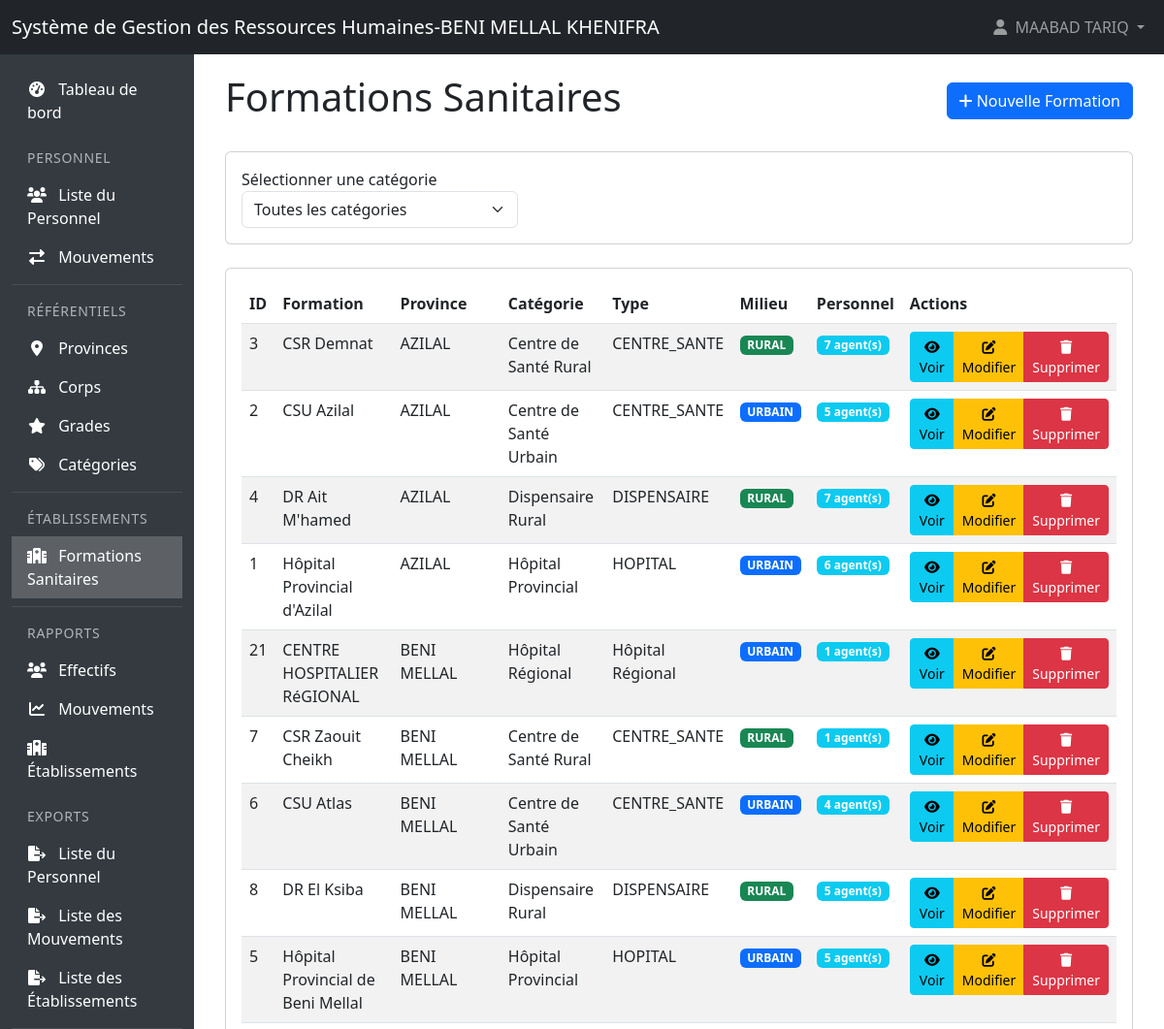
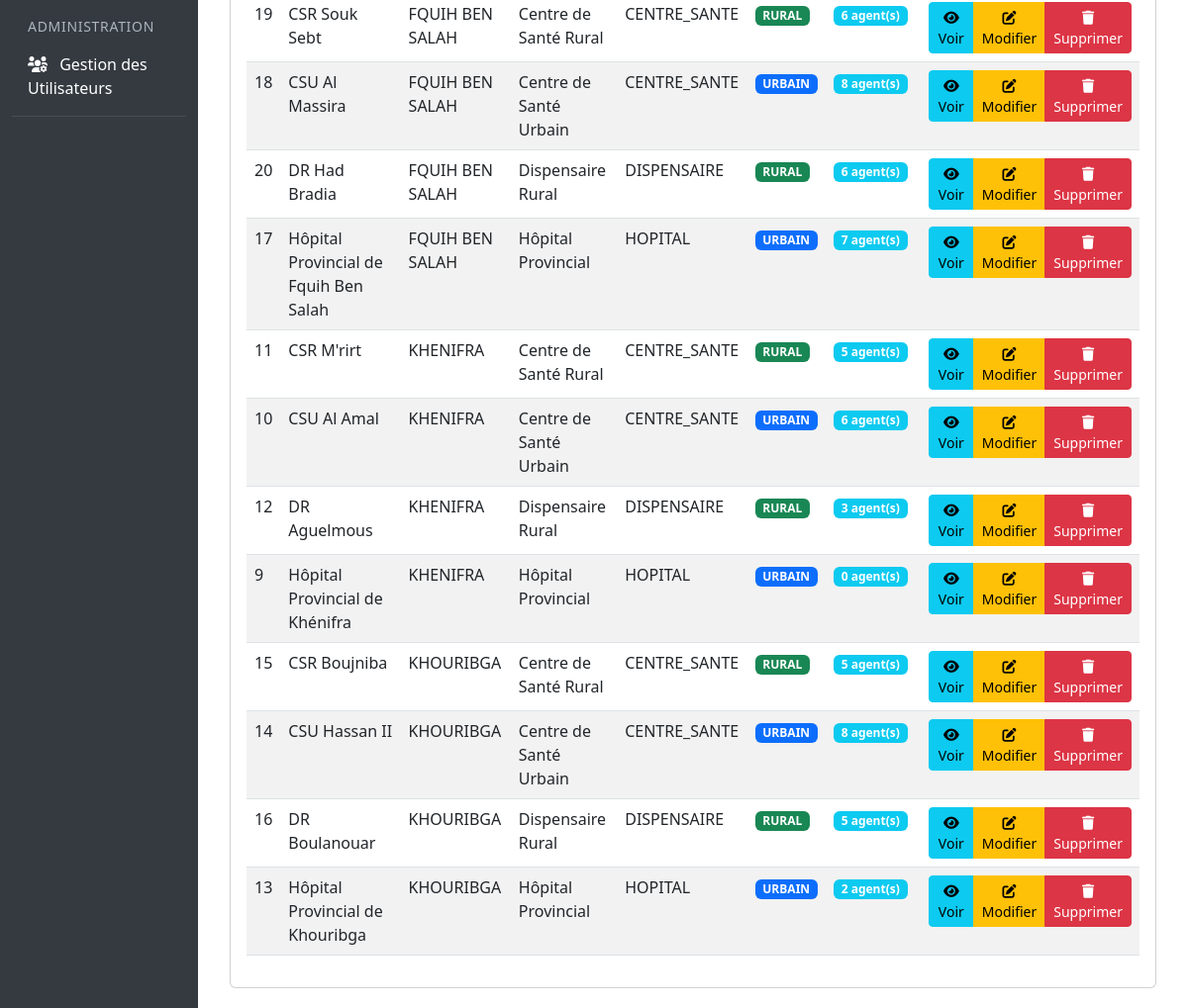
/APP_SGRHBMKH/formations (signed in), run on the app's committed database (2 pictures, top to bottom).
### tables this page shows
CREATE TABLE `formations_sanitaires` (
  `id` int(11) NOT NULL,
  `nom_formation` varchar(255) NOT NULL,
  `type_formation` varchar(100) DEFAULT NULL,
  `province_id` int(11) DEFAULT NULL,
  `categorie_id` int(11) DEFAULT NULL,
  `milieu` enum('URBAIN','RURAL') NOT NULL,
  `created_at` timestamp NOT NULL DEFAULT current_timestamp(),
  `updated_at` timestamp NOT NULL DEFAULT current_timestamp() ON UPDATE current_timestamp(),
  `deleted_at` timestamp NULL DEFAULT NULL
);

CREATE TABLE `provinces` (
  `id` int(11) NOT NULL,
  `nom_province` varchar(100) NOT NULL,
  `created_at` timestamp NOT NULL DEFAULT current_timestamp(),
  `updated_at` timestamp NOT NULL DEFAULT current_timestamp() ON UPDATE current_timestamp(),
  `deleted_at` timestamp NULL DEFAULT NULL
);

CREATE TABLE `categories_etablissements` (
  `id` int(11) NOT NULL,
  `nom_categorie` varchar(100) NOT NULL,
  `description` text DEFAULT NULL,
  `created_at` timestamp NOT NULL DEFAULT current_timestamp(),
  `updated_at` timestamp NOT NULL DEFAULT current_timestamp() ON UPDATE current_timestamp(),
  `deleted_at` timestamp NULL DEFAULT NULL
);

### controllers/FormationSanitaireController.php (called while the page is built, shortened)
<?php
class FormationSanitaireController extends Controller {
    private $formationModel;
    private $categorieModel;
    public function __construct() {
        require_once __DIR__ . '/../models/FormationSanitaire.php';
        $this->formationModel = new FormationSanitaire();
        $this->categorieModel = new CategorieEtablissement();
    }
    public function index() {
        $formations = $this->formationModel->getAllWithDetails();
        $categories = $this->categorieModel->findAllSorted();
        $this->render('formations/index', [
            'formations' => $formations,
            'categories' => $categories,
            'canCreate' => $this->canCreate(),
            'canEdit' => $this->canEdit(),
            'canDelete' => $this->canDelete()
        ]);
    }
}

### models/Model.php (called while the page is built, shortened)
<?php
require_once __DIR__ . '/../config/database.php';
abstract class Model {
    public function __construct() {
        $database = new Database();
        $this->db = $database->getConnection();
    }
}
?>

### config/database.php (called while the page is built, shortened)
<?php
class Database {
    private $host = "localhost";
    private $db_name = "sgrhbmkh_db";
    private $username = "root";
    private $password = "";
    public function getConnection() {
        $this->db = null;
        try {
            $dsn = "mysql:host=" . $this->host . ";dbname=" . $this->db_name . ";charset=utf8";
            $this->db = new PDO($dsn, $this->username, $this->password, [
                PDO::ATTR_ERRMODE => PDO::ERRMODE_EXCEPTION,
                PDO::ATTR_DEFAULT_FETCH_MODE => PDO::FETCH_ASSOC,
                PDO::ATTR_EMULATE_PREPARES => false,
                PDO::MYSQL_ATTR_INIT_COMMAND => "SET NAMES utf8mb4"
            ]);
            $this->db->query("SELECT 1");
        } catch(PDOException $e) {
            error_log("Database connection error: " . $e->getMessage());
            error_log("DSN used: " . $dsn);
            error_log("Stack trace: " . $e->getTraceAsString());
            throw new Exception("Une erreur est survenue lors de la connexion à la base de données: " . $e->getMessage());
        }
        return $this->db;
    }
}
?>

### models/FormationSanitaire.php (called while the page is built, shortened)
<?php
require_once __DIR__ . '/Model.php';
class FormationSanitaire extends Model {
    public function getAllWithDetails($province_id = null, $categorie_id = null, $milieu = null) {
        try {
            $sql = "SELECT fs.*, p.nom_province, c.nom_categorie,
                    (SELECT COUNT(*) FROM personnel
                     WHERE formation_sanitaire_id = fs.id
                     AND deleted_at IS NULL) as nombre_personnel
                    FROM formations_sanitaires fs
                    JOIN provinces p ON fs.province_id = p.id
                    JOIN categories_etablissements c ON fs.categorie_id = c.id
                    WHERE fs.deleted_at IS NULL";
            $params = [];
            $sql .= " ORDER BY p.nom_province, fs.nom_formation";
            $stmt = $this->db->prepare($sql);
            $stmt->execute();
            return $stmt->fetchAll(PDO::FETCH_ASSOC);
        } catch (\PDOException $e) {
            error_log("Error in getAllWithDetails: " . $e->getMessage());
            throw new \Exception("Erreur lors de la récupération des formations");
        }
    }
}

### views/formations/index.php (the view, shortened to what this page needs)
<div class="container-fluid">
    <div class="d-flex justify-content-between align-items-center mb-4">
        <h1>Formations Sanitaires</h1>
        <?php if ($canCreate): ?>
            <a href="/APP_SGRHBMKH/formations/create" class="btn btn-primary">
                <i class="fas fa-plus"></i> Nouvelle Formation
            </a>
        <?php endif; ?>
    </div>
    <div class="card mb-4">
        <div class="card-body">
            <div class="row">
                <div class="col-md-4">
                    <div class="form-group">
                        <label for="categorie_filter">Sélectionner une catégorie</label>
                        <select id="categorie_filter" class="form-select">
                            <option value="">Toutes les catégories</option>
                        </select>
                    </div>
                </div>
            </div>
        </div>
    </div>
    <?php if (empty($formations)): ?>
        <div class="alert alert-info">
            Aucune formation sanitaire n'a été trouvée.
        </div>
    <?php else: ?>
        <div class="card">
            <div class="card-body">
                <div class="table-responsive">
                    <table class="table table-striped table-hover">
                        <thead>
                            <tr>
                                <th>ID</th>
                                <th>Formation</th>
                                <th>Province</th>
                                <th>Catégorie</th>
                                <th>Type</th>
                                <th>Milieu</th>
                                <th>Personnel</th>
                                <th>Actions</th>
                            </tr>
                        </thead>
                        <tbody>
                            <?php foreach ($formations as $formation): ?>
                                <tr>
                                    <td><?= $formation['id'] ?></td>
                                    <td><?= htmlspecialchars($formation['nom_formation']) ?></td>
                                    <td>
                                        <?php if ($formation['nom_province']): ?>
                                                <?= htmlspecialchars($formation['nom_province']) ?>
                                        <?php else: ?>
                                            <span class="text-muted">-</span>
                                        <?php endif; ?>
                                    </td>
                                    <td>
                                        <?php if ($formation['nom_categorie']): ?>
                                                <?= htmlspecialchars($formation['nom_categorie']) ?>
                                        <?php else: ?>
                                            <span class="text-muted">-</span>
                                        <?php endif; ?>
                                    </td>
                                    <td><?= htmlspecialchars($formation['type_formation'] ?? '-') ?></td>
                                    <td>
                                        <span class="badge <?= $formation['milieu'] === 'URBAIN' ? 'bg-primary' : 'bg-success' ?>">
                                            <?= $formation['milieu'] ?>
                                        </span>
                                    </td>
                                    <td>
                                        <span class="badge bg-info">
                                            <?= $formation['nombre_personnel'] ?> agent(s)
                                        </span>
                                    </td>
                                    <td>
                                        <div class="btn-group" role="group">
                                            <a href="/APP_SGRHBMKH/formations/show/<?= $formation['id'] ?>" class="btn btn-sm btn-info">
                                                <i class="fas fa-eye"></i> Voir
                                            </a>
                                            <?php if ($canEdit): ?>
                                                <a href="/APP_SGRHBMKH/formations/edit/<?= $formation['id'] ?>" class="btn btn-sm btn-warning">
                                                    <i class="fas fa-edit"></i> Modifier
                                                </a>
                                            <?php endif; ?>
                                            <?php if ($canDelete): ?>
                                                <button type="button" class="btn btn-sm btn-danger"
                                                        onclick="confirmDelete(<?= $formation['id'] ?>, '<?= addslashes($formation['nom_formation']) ?>', <?= $formation['nombre_personnel'] ?>)">
                                                    <i class="fas fa-trash"></i> Supprimer
                                                </button>
                                            <?php endif; ?>
                                        </div>
                                    </td>
                                </tr>
                            <?php endforeach; ?>
                        </tbody>
                    </table>
                </div>
            </div>
        </div>
    <?php endif; ?>
</div>

### data on the page
formations_sanitaires: id "3", nom_formation "CSR Demnat", province.nom_province "AZILAL", categorie.nom_categorie "Centre de Santé Rural", type_formation "CENTRE_SANTE", milieu "RURAL", nombre_personnel "7"
formations_sanitaires: id "2", nom_formation "CSU Azilal", province.nom_province "AZILAL", categorie.nom_categorie "Centre de Santé Urbain", type_formation "CENTRE_SANTE", milieu "URBAIN", nombre_personnel "5"
formations_sanitaires: id "4", nom_formation "DR Ait M'hamed", province.nom_province "AZILAL", categorie.nom_categorie "Dispensaire Rural", type_formation "DISPENSAIRE", milieu "RURAL", nombre_personnel "7"
formations_sanitaires: id "1", nom_formation "Hôpital Provincial d'Azilal", province.nom_province "AZILAL", categorie.nom_categorie "Hôpital Provincial", type_formation "HOPITAL", milieu "URBAIN", nombre_personnel "6"
formations_sanitaires: id "21", nom_formation "CENTRE HOSPITALIER RéGIONAL", province.nom_province "BENI MELLAL", categorie.nom_categorie "Hôpital Régional", type_formation "Hôpital Régional", milieu "URBAIN", nombre_personnel "1"
formations_sanitaires: id "7", nom_formation "CSR Zaouit Cheikh", province.nom_province "BENI MELLAL", categorie.nom_categorie "Centre de Santé Rural", type_formation "CENTRE_SANTE", milieu "RURAL", nombre_personnel "1"
formations_sanitaires: id "6", nom_formation "CSU Atlas", province.nom_province "BENI MELLAL", categorie.nom_categorie "Centre de Santé Urbain", type_formation "CENTRE_SANTE", milieu "URBAIN", nombre_personnel "4"
formations_sanitaires: id "8", nom_formation "DR El Ksiba", province.nom_province "BENI MELLAL", categorie.nom_categorie "Dispensaire Rural", type_formation "DISPENSAIRE", milieu "RURAL", nombre_personnel "5"
formations_sanitaires: id "5", nom_formation "Hôpital Provincial de Beni Mellal", province.nom_province "BENI MELLAL", categorie.nom_categorie "Hôpital Provincial", type_formation "HOPITAL", milieu "URBAIN", nombre_personnel "5"
formations_sanitaires: id "19", nom_formation "CSR Souk Sebt", province.nom_province "FQUIH BEN SALAH", categorie.nom_categorie "Centre de Santé Rural", type_formation "CENTRE_SANTE", milieu "RURAL", nombre_personnel "6"
formations_sanitaires: id "18", nom_formation "CSU Al Massira", province.nom_province "FQUIH BEN SALAH", categorie.nom_categorie "Centre de Santé Urbain", type_formation "CENTRE_SANTE", milieu "URBAIN", nombre_personnel "8"
formations_sanitaires: id "20", nom_formation "DR Had Bradia", province.nom_province "FQUIH BEN SALAH", categorie.nom_categorie "Dispensaire Rural", type_formation "DISPENSAIRE", milieu "RURAL", nombre_personnel "6"
formations_sanitaires: id "17", nom_formation "Hôpital Provincial de Fquih Ben Salah", province.nom_province "FQUIH BEN SALAH", categorie.nom_categorie "Hôpital Provincial", type_formation "HOPITAL", milieu "URBAIN", nombre_personnel "7"
formations_sanitaires: id "11", nom_formation "CSR M'rirt", province.nom_province "KHENIFRA", categorie.nom_categorie "Centre de Santé Rural", type_formation "CENTRE_SANTE", milieu "RURAL", nombre_personnel "5"
formations_sanitaires: id "10", nom_formation "CSU Al Amal", province.nom_province "KHENIFRA", categorie.nom_categorie "Centre de Santé Urbain", type_formation "CENTRE_SANTE", milieu "URBAIN", nombre_personnel "6"
formations_sanitaires: id "12", nom_formation "DR Aguelmous", province.nom_province "KHENIFRA", categorie.nom_categorie "Dispensaire Rural", type_formation "DISPENSAIRE", milieu "RURAL", nombre_personnel "3"
formations_sanitaires: id "9", nom_formation "Hôpital Provincial de Khénifra", province.nom_province "KHENIFRA", categorie.nom_categorie "Hôpital Provincial", type_formation "HOPITAL", milieu "URBAIN", nombre_personnel "0"
formations_sanitaires: id "15", nom_formation "CSR Boujniba", province.nom_province "KHOURIBGA", categorie.nom_categorie "Centre de Santé Rural", type_formation "CENTRE_SANTE", milieu "RURAL", nombre_personnel "5"
formations_sanitaires: id "14", nom_formation "CSU Hassan II", province.nom_province "KHOURIBGA", categorie.nom_categorie "Centre de Santé Urbain", type_formation "CENTRE_SANTE", milieu "URBAIN", nombre_personnel "8"
formations_sanitaires: id "16", nom_formation "DR Boulanouar", province.nom_province "KHOURIBGA", categorie.nom_categorie "Dispensaire Rural", type_formation "DISPENSAIRE", milieu "RURAL", nombre_personnel "5"
formations_sanitaires: id "13", nom_formation "Hôpital Provincial de Khouribga", province.nom_province "KHOURIBGA", categorie.nom_categorie "Hôpital Provincial", type_formation "HOPITAL", milieu "URBAIN", nombre_personnel "2"

### other printed values
$_SESSION['user_name'] "MAABAD TARIQ"
